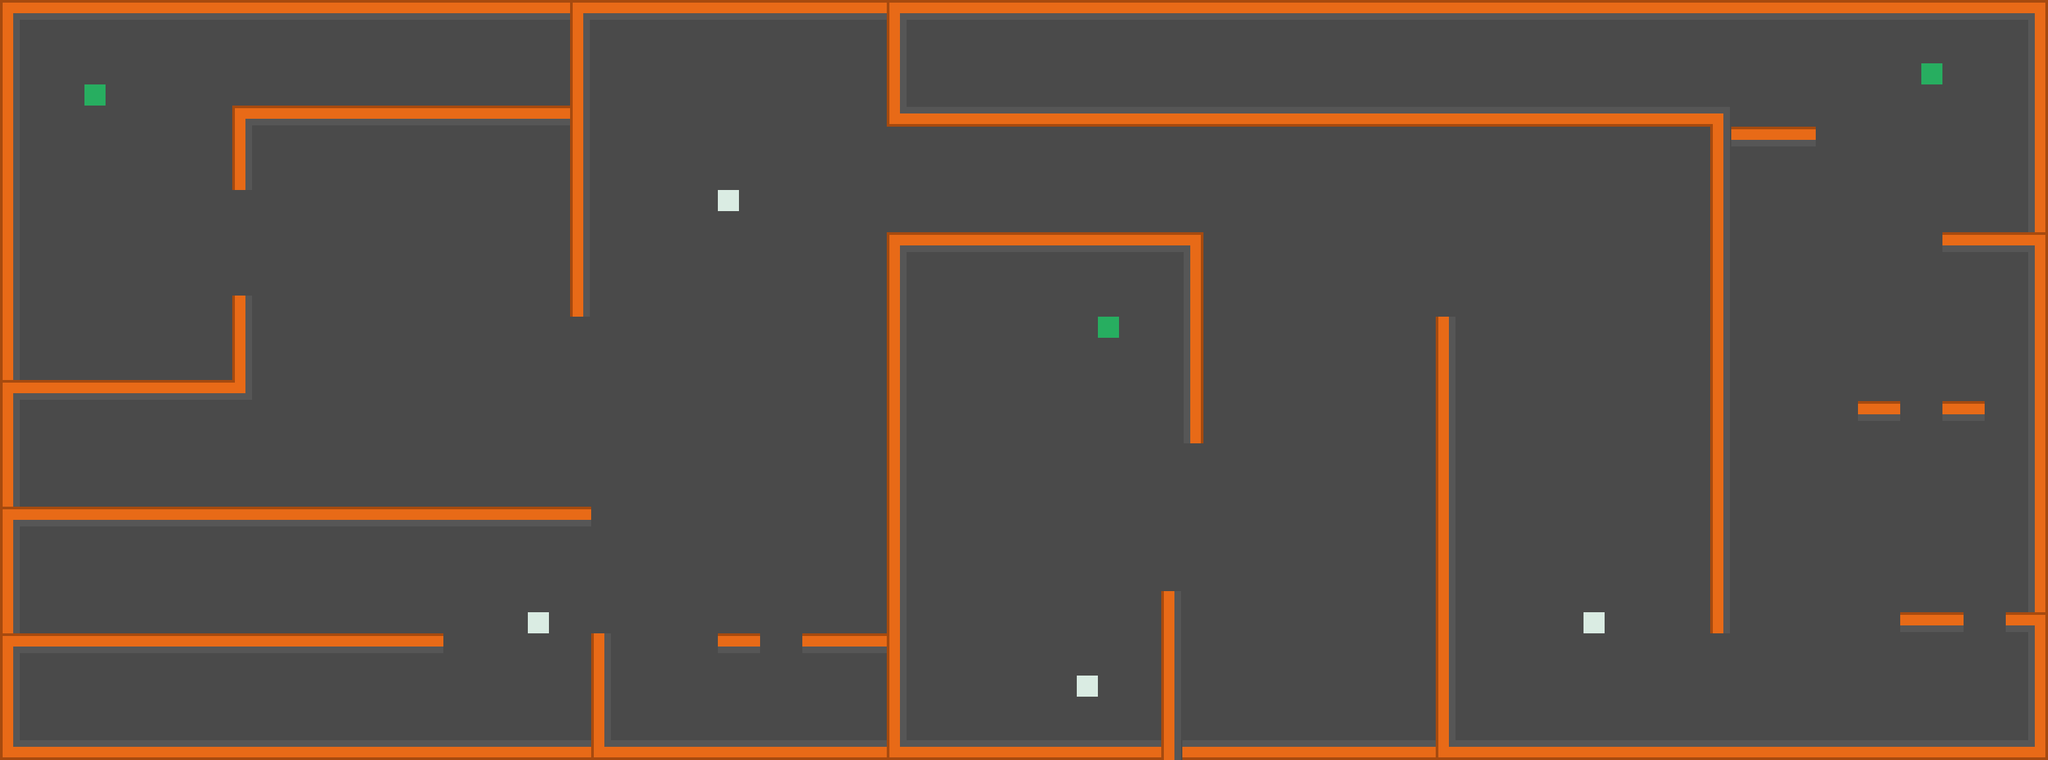

Rendered tile map (Tiled .tmx) drawn with the repository's tilesets; below, a short description and the map source with its tile grids summarised:
An orthogonal 97x36 tile map with 32x32 px tiles, 1 tile layer (Слой тайлов 1).

<map version="1.4" tiledversion="2020.12.18" orientation="orthogonal" renderorder="right-down" width="97" height="36" tilewidth="32" tileheight="32" infinite="0" nextlayerid="2" nextobjectid="1">
 <tileset firstgid="1" source="tiles.tsx" />
 <layer id="1" name="Слой тайлов 1" width="97" height="36">
  <data>[3492 cells, 3492 non-empty, 13 distinct tile ids]</data>
 </layer>
</map>
